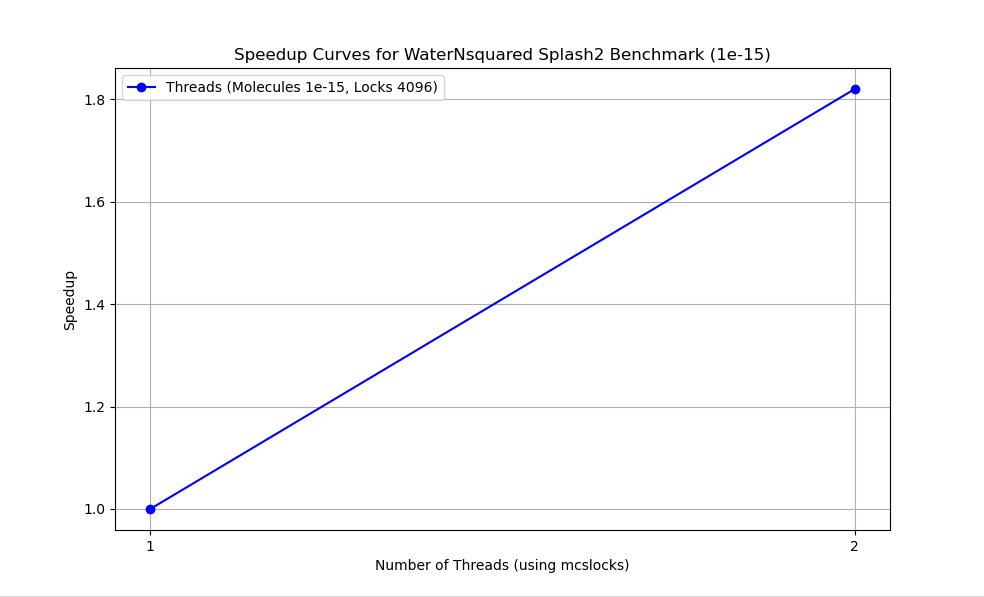

Here is the Python script that generated this plot:
import matplotlib.pyplot as plt

# Number of threads or processes
procs_t = [1, 2]

speedup_threads = [1.0, 1.82]      # Speedup with threads

# Input size example (e.g., NxN matrices)
input_size = '1e-15'
num_locks = '4096'

# Plot the speedup curves
plt.figure(figsize=(10, 6))
plt.plot(procs_t, speedup_threads, 'o-', label=f'Threads (Molecules {input_size}, Locks {num_locks})', color='blue')

# Plot settings
plt.xlabel('Number of Threads (using mcslocks)')
plt.ylabel('Speedup')
plt.title(f'Speedup Curves for WaterNsquared Splash2 Benchmark ({input_size})')
plt.legend(loc='upper left')
plt.grid(True)
plt.xticks(procs_t)  # Ensure x-axis shows all process/thread counts

# Show the plot
plt.show()
